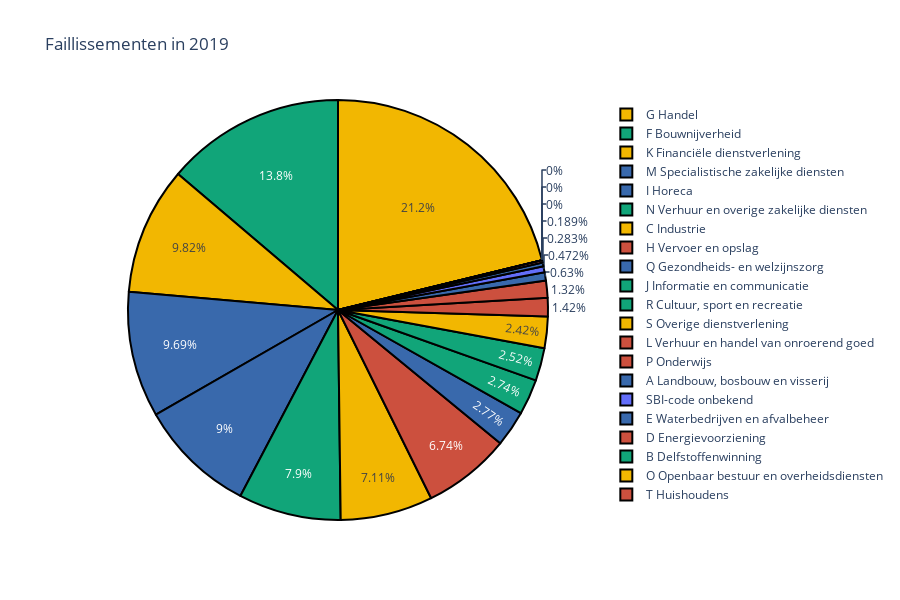
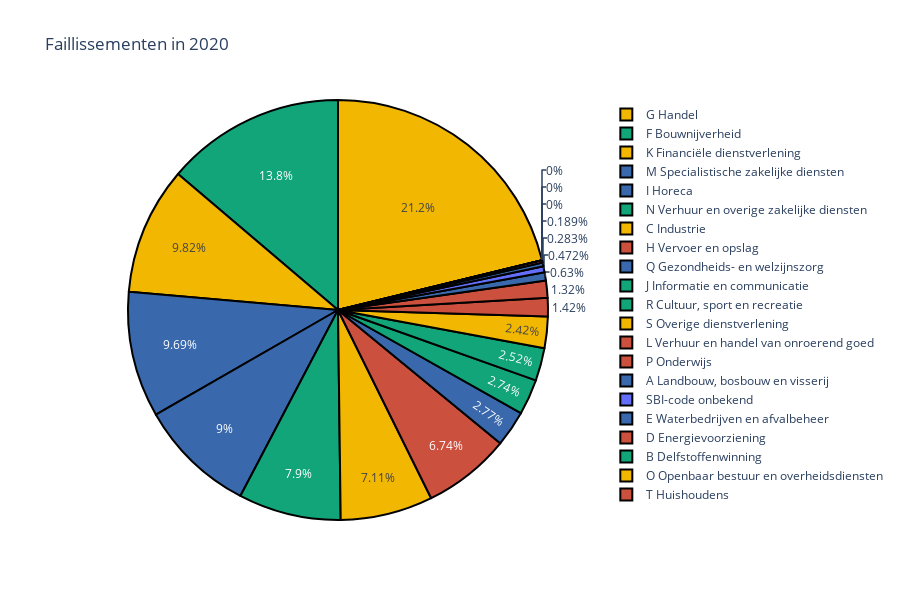
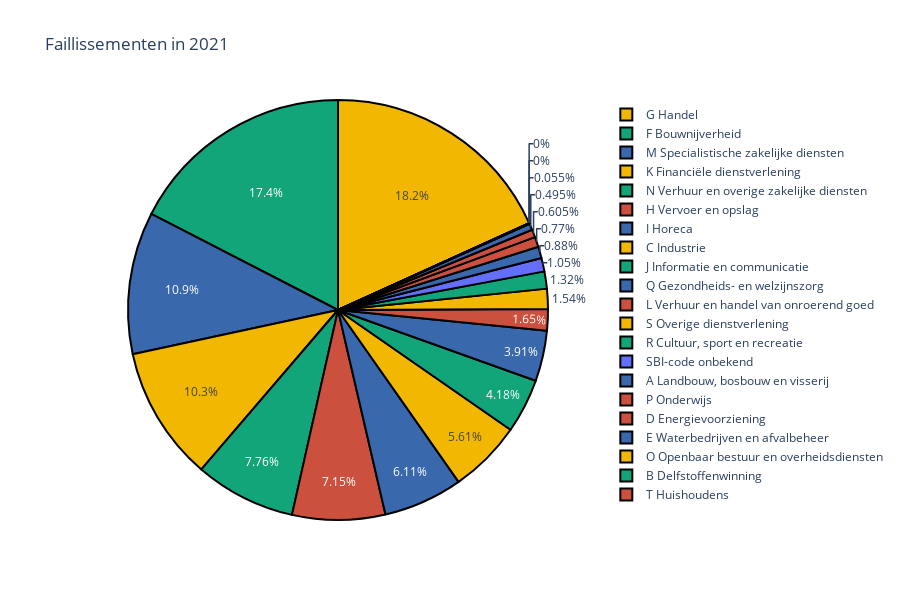
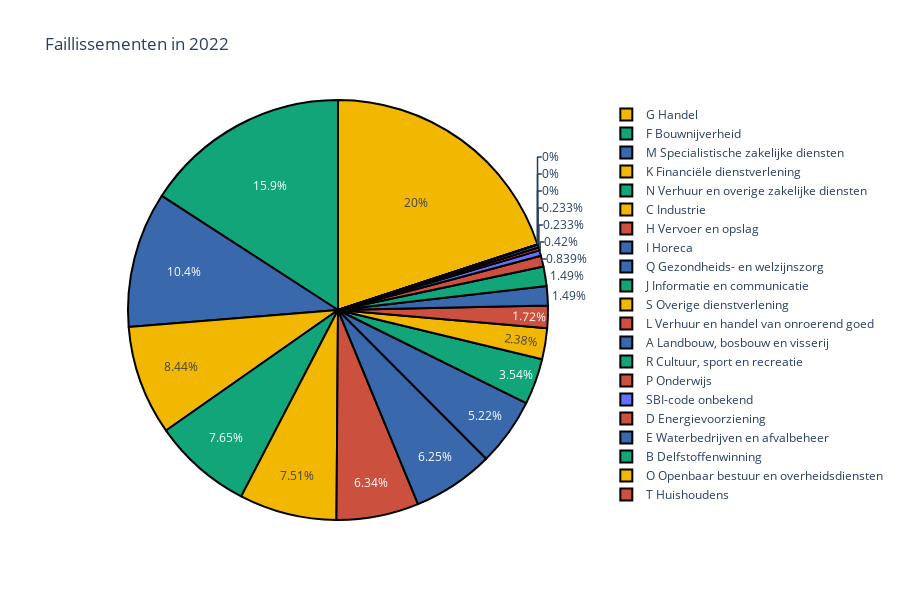

These figures' notebook cell, in order:
### Markdown cell above
## Faillissementen
Naast de ineenstorting van de toeristische industrie heeft de horecasector in Nederland ook zwaar geleden onder de gevolgen van de COVID-19-pandemie. Dit wordt duidelijk weerspiegeld in de taartgrafieken die de faillissementen van bedrijven in de loop van de tijd laten zien. Uit deze grafieken blijkt dat het aantal faillissementen in de horeca aanzienlijk is gestegen in het jaar 2020 in vergelijking met het voorgaande jaar, toen er nog geen COVID-19. 

Het is belangrijk om op te merken dat deze stijging van faillissementen in de horecasector direct verband houdt met de uitbraak van COVID-19. De genomen maatregelen, zoals lockdowns, reisbeperkingen en de sluiting van horecagelegenheden, hebben geleid tot een dramatische daling van de omzet en inkomsten voor veel bedrijven in deze sector. Restaurants, bars, hotels en andere horecagelegenheden moesten hun deuren sluiten of hun activiteiten drastisch verminderen, wat leidde tot financiële problemen en uiteindelijk tot faillissementen. 

De verbanden die we uit deze taartgrafieken hebben gehaald, laten zien dat de ineenstorting van de toeristische industrie en de toename van faillissementen in de horecasector nauw met elkaar verbonden zijn. Het faillissement van veel horecabedrijven kan worden toegeschreven aan de daling van het toerisme, aangezien deze bedrijven sterk afhankelijk zijn van toeristen en reizigers. De beperkte mobiliteit en de afname van het aantal toeristen hebben geleid tot een aanzienlijke afname van de vraag naar horecadiensten, wat de financiële stabiliteit van deze bedrijven heeft aangetast.

### Code cell
faillissement2019 = pd.read_csv('Faillissementen__bedrijven_en_instellingen2019.csv')
faillissement2020 = pd.read_csv('Faillissementen_bedrijven_en_instellingen2020.csv')
faillissement2021 = pd.read_csv('Faillissementen_bedrijven_en_instellingen2021.csv')
faillissement2022 = pd.read_csv('Faillissementen_bedrijven_en_instellingen2022.csv')

df19 = faillissement2020.drop(['Natuurlijk persoon met eenmanszaak','Bedrijven en instellingen'], axis=1)
db19 = df19.rename(columns={'Bedrijven, instellingen en eenmanszaken': '2019'}) 
df20 = faillissement2020.drop(['Type gefailleerde','Natuurlijk persoon met eenmanszaak','Bedrijven en instellingen'], axis=1)
db20 = df20.rename(columns={'Bedrijven, instellingen en eenmanszaken': '2020'}) 
df21 = faillissement2021.drop(['Type gefailleerde','Natuurlijk persoon met eenmanszaak','Bedrijven en instellingen'], axis=1)
db21 = df21.rename(columns={'Bedrijven, instellingen en eenmanszaken': '2021'}) 
df22 = faillissement2022.drop(['Type gefailleerde','Natuurlijk persoon met eenmanszaak','Bedrijven en instellingen'], axis=1)
db22 = df22.rename(columns={'Bedrijven, instellingen en eenmanszaken': '2022'}) 

colors = ['rgb(57,105,172)', 'rgb(17,165,121)', 'rgb(242,183,1)', 'rgb(204,80,62)', 'rgb(57,105,172)', 'rgb(17,165,121)', 'rgb(242,183,1)', 'rgb(204,80,62)','rgb(57,105,172)', 'rgb(17,165,121)', 'rgb(242,183,1)', 'rgb(204,80,62)','rgb(57,105,172)', 'rgb(17,165,121)', 'rgb(242,183,1)', 'rgb(204,80,62)','rgb(57,105,172)', 'rgb(17,165,121)', 'rgb(242,183,1)', 'rgb(204,80,62)']

sets = [db19, db20, db21, db22]
faillissement = pd.concat(sets, axis = 1)

for column in faillissement.columns[1:]:
    fig = go.Figure(data=[go.Pie(labels = faillissement['Type gefailleerde'], values = faillissement[column])])
    fig.update_layout(title_text=f'Faillissementen in {column}',
                     height = 600)
    fig.update_traces(marker=dict(colors=colors, line=dict(color='#000000', width=2)))
    fig.show()

### Figure 1 — Plotly figure (JSON) as saved in the notebook; plotly's stock layout.template omitted (floating-point values rounded to 4 significant figures)
{"data": [{"labels": ["A Landbouw, bosbouw en visserij", "B Delfstoffenwinning", "C Industrie", "D Energievoorziening", "E Waterbedrijven en afvalbeheer", "F Bouwnijverheid", "G Handel", "H Vervoer en opslag", "I Horeca", "J Informatie en communicatie", "K Financiële dienstverlening", "L Verhuur en handel van onroerend goed", "M Specialistische zakelijke diensten", "N Verhuur en overige zakelijke diensten", "O Openbaar bestuur en overheidsdiensten", "P Onderwijs", "Q Gezondheids- en welzijnszorg", "R Cultuur, sport en recreatie", "S Overige dienstverlening", "T Huishoudens", "SBI-code onbekend"], "marker": {"colors": ["rgb(57,105,172)", "rgb(17,165,121)", "rgb(242,183,1)", "rgb(204,80,62)", "rgb(57,105,172)", "rgb(17,165,121)", "rgb(242,183,1)", "rgb(204,80,62)", "rgb(57,105,172)", "rgb(17,165,121)", "rgb(242,183,1)", "rgb(204,80,62)", "rgb(57,105,172)", "rgb(17,165,121)", "rgb(242,183,1)", "rgb(204,80,62)", "rgb(57,105,172)", "rgb(17,165,121)", "rgb(242,183,1)", "rgb(204,80,62)"], "line": {"color": "#000000", "width": 2}}, "type": "pie", "values": [20, 0, 226, 6, 9, 438, 673, 214, 286, 87, 312, 45, 308, 251, 0, 42, 88, 80, 77, 0, 15]}], "layout": {"height": 600, "title": {"text": "Faillissementen in 2019"}}}

### Figure 2 — Plotly figure (JSON) as saved in the notebook; plotly's stock layout.template omitted (floating-point values rounded to 4 significant figures)
{"data": [{"labels": ["A Landbouw, bosbouw en visserij", "B Delfstoffenwinning", "C Industrie", "D Energievoorziening", "E Waterbedrijven en afvalbeheer", "F Bouwnijverheid", "G Handel", "H Vervoer en opslag", "I Horeca", "J Informatie en communicatie", "K Financiële dienstverlening", "L Verhuur en handel van onroerend goed", "M Specialistische zakelijke diensten", "N Verhuur en overige zakelijke diensten", "O Openbaar bestuur en overheidsdiensten", "P Onderwijs", "Q Gezondheids- en welzijnszorg", "R Cultuur, sport en recreatie", "S Overige dienstverlening", "T Huishoudens", "SBI-code onbekend"], "marker": {"colors": ["rgb(57,105,172)", "rgb(17,165,121)", "rgb(242,183,1)", "rgb(204,80,62)", "rgb(57,105,172)", "rgb(17,165,121)", "rgb(242,183,1)", "rgb(204,80,62)", "rgb(57,105,172)", "rgb(17,165,121)", "rgb(242,183,1)", "rgb(204,80,62)", "rgb(57,105,172)", "rgb(17,165,121)", "rgb(242,183,1)", "rgb(204,80,62)", "rgb(57,105,172)", "rgb(17,165,121)", "rgb(242,183,1)", "rgb(204,80,62)"], "line": {"color": "#000000", "width": 2}}, "type": "pie", "values": [20, 0, 226, 6, 9, 438, 673, 214, 286, 87, 312, 45, 308, 251, 0, 42, 88, 80, 77, 0, 15]}], "layout": {"height": 600, "title": {"text": "Faillissementen in 2020"}}}

### Figure 3 — Plotly figure (JSON) as saved in the notebook; plotly's stock layout.template omitted (floating-point values rounded to 4 significant figures)
{"data": [{"labels": ["A Landbouw, bosbouw en visserij", "B Delfstoffenwinning", "C Industrie", "D Energievoorziening", "E Waterbedrijven en afvalbeheer", "F Bouwnijverheid", "G Handel", "H Vervoer en opslag", "I Horeca", "J Informatie en communicatie", "K Financiële dienstverlening", "L Verhuur en handel van onroerend goed", "M Specialistische zakelijke diensten", "N Verhuur en overige zakelijke diensten", "O Openbaar bestuur en overheidsdiensten", "P Onderwijs", "Q Gezondheids- en welzijnszorg", "R Cultuur, sport en recreatie", "S Overige dienstverlening", "T Huishoudens", "SBI-code onbekend"], "marker": {"colors": ["rgb(57,105,172)", "rgb(17,165,121)", "rgb(242,183,1)", "rgb(204,80,62)", "rgb(57,105,172)", "rgb(17,165,121)", "rgb(242,183,1)", "rgb(204,80,62)", "rgb(57,105,172)", "rgb(17,165,121)", "rgb(242,183,1)", "rgb(204,80,62)", "rgb(57,105,172)", "rgb(17,165,121)", "rgb(242,183,1)", "rgb(204,80,62)", "rgb(57,105,172)", "rgb(17,165,121)", "rgb(242,183,1)", "rgb(204,80,62)"], "line": {"color": "#000000", "width": 2}}, "type": "pie", "values": [16, 0, 102, 11, 9, 317, 331, 130, 111, 76, 188, 30, 199, 141, 1, 14, 71, 24, 28, 0, 19]}], "layout": {"height": 600, "title": {"text": "Faillissementen in 2021"}}}

### Figure 4 — Plotly figure (JSON) as saved in the notebook; plotly's stock layout.template omitted (floating-point values rounded to 4 significant figures)
{"data": [{"labels": ["A Landbouw, bosbouw en visserij", "B Delfstoffenwinning", "C Industrie", "D Energievoorziening", "E Waterbedrijven en afvalbeheer", "F Bouwnijverheid", "G Handel", "H Vervoer en opslag", "I Horeca", "J Informatie en communicatie", "K Financiële dienstverlening", "L Verhuur en handel van onroerend goed", "M Specialistische zakelijke diensten", "N Verhuur en overige zakelijke diensten", "O Openbaar bestuur en overheidsdiensten", "P Onderwijs", "Q Gezondheids- en welzijnszorg", "R Cultuur, sport en recreatie", "S Overige dienstverlening", "T Huishoudens", "SBI-code onbekend"], "marker": {"colors": ["rgb(57,105,172)", "rgb(17,165,121)", "rgb(242,183,1)", "rgb(204,80,62)", "rgb(57,105,172)", "rgb(17,165,121)", "rgb(242,183,1)", "rgb(204,80,62)", "rgb(57,105,172)", "rgb(17,165,121)", "rgb(242,183,1)", "rgb(204,80,62)", "rgb(57,105,172)", "rgb(17,165,121)", "rgb(242,183,1)", "rgb(204,80,62)", "rgb(57,105,172)", "rgb(17,165,121)", "rgb(242,183,1)", "rgb(204,80,62)"], "line": {"color": "#000000", "width": 2}}, "type": "pie", "values": [32, 0, 161, 5, 5, 340, 428, 136, 134, 76, 181, 37, 224, 164, 0, 18, 112, 32, 51, 0, 9]}], "layout": {"height": 600, "title": {"text": "Faillissementen in 2022"}}}
